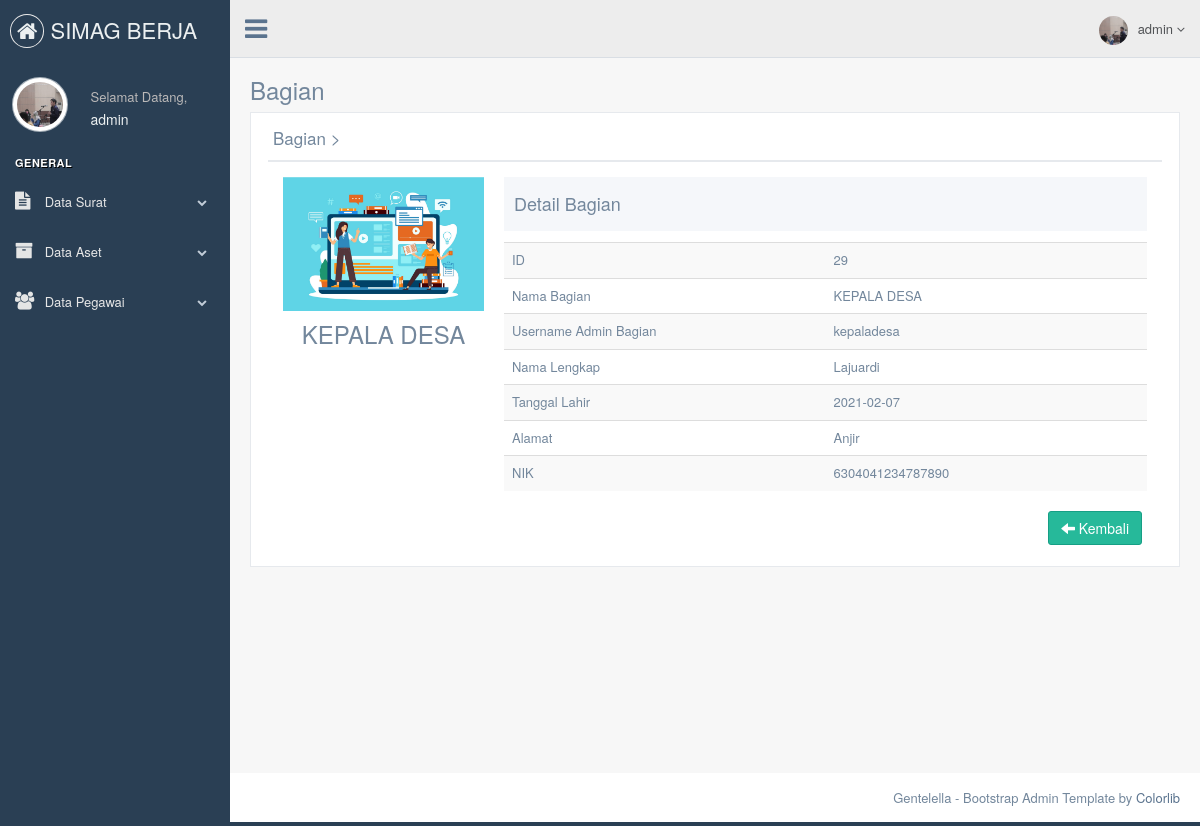
Page /admin/detail-bagian.php?id_bagian=29 (signed in) on the committed database.
### tables this page shows
CREATE TABLE `tb_bagian` (
  `id_bagian` int(11) NOT NULL,
  `nama_bagian` varchar(120) NOT NULL,
  `username_admin_bagian` varchar(50) NOT NULL,
  `password_bagian` varchar(50) NOT NULL,
  `nama_lengkap` varchar(70) NOT NULL,
  `tanggal_lahir_bagian` date NOT NULL,
  `alamat` text NOT NULL,
  `nik_bagian` varchar(16) NOT NULL,
  `gambar` varchar(255) NOT NULL
);

### admin/detail-bagian.php (the view, shortened to what this page needs)
<!DOCTYPE html>
<html lang="en">
  <head>
    <link href="../assets/vendors/bootstrap/dist/css/bootstrap.min.css" rel="stylesheet">
    <link href="../assets/vendors/font-awesome/css/font-awesome.min.css" rel="stylesheet">
    <link href="../assets/vendors/nprogress/nprogress.css" rel="stylesheet">
    <link href="../assets/vendors/iCheck/skins/flat/green.css" rel="stylesheet">
    <link href="../assets/vendors/google-code-prettify/bin/prettify.min.css" rel="stylesheet">
    <link href="../assets/vendors/select2/dist/css/select2.min.css" rel="stylesheet">
    <link href="../assets/vendors/switchery/dist/switchery.min.css" rel="stylesheet">
    <link href="../assets/vendors/bootstrap-daterangepicker/daterangepicker.css" rel="stylesheet">
    <link href="../assets/vendors/bootstrap-datetimepicker/build/css/bootstrap-datetimepicker.css" rel="stylesheet">
    <link href="../assets/vendors/starrr/dist/starrr.css" rel="stylesheet">
    <link href="../assets/vendors/bootstrap-daterangepicker/daterangepicker.css" rel="stylesheet">
    <link href="../assets/build/css/custom.min.css" rel="stylesheet">
  </head>
  <body class="nav-md">
    <div class="container body">
      <div class="main_container">
        <?php
        include("sidebarmenu.php");
        ?>
        <?php
        include("header.php");
        ?>
        <div class="right_col" role="main">
          <div class="">
            <div class="page-title">
              <div class="title_left">
                <h3>Bagian</h3>
              </div>
            </div>
            <div class="clearfix"></div>
            <div class="row">
              <div class="col-md-12 col-sm-12 col-xs-12">
                <div class="x_panel">
                  <div class="x_title">
                    <h2>Bagian ><small>Detail Bagian</small></h2>
                    <div class="clearfix"></div>
                  </div>
                  <?php include '../koneksi/koneksi.php';
                     $id			= mysqli_real_escape_string($db,$_GET['id_bagian']);
                     $sql  		= "SELECT * FROM tb_bagian where id_bagian='".$id."'";
                     $query  	= mysqli_query($db, $sql);
                     $data 		= mysqli_fetch_array($query);?>
                  <div class="x_content">
                    <div class="col-md-3 col-sm-3 col-xs-12 profile_left">
                      <div class="profile_img">
                        <div id="crop-avatar">
                          <img class="img-responsive avatar-view" src="../bagian/images/<?php echo $data['gambar'];?>" alt="Avatar">
                        </div>
                      </div>
                      <h3 align="center"><?php echo $data['nama_bagian']?></h3>
                      <br />
                    </div>
                    <div class="col-md-9 col-sm-9 col-xs-12">
                      <div class="profile_title">
                        <div class="col-md-6">
                          <h2>Detail Bagian </h2>
                        </div>
                      </div>
                      <div class="x_content">
                    </div>
                    <table class="table table-striped">
                      <tbody>
                        <tr>
                          <td width="50%">ID</td>
                          <td><?php echo $data['id_bagian']?></td>
                        </tr>
                        <tr>
                          <td>Nama Bagian</td>
                          <td><?php echo $data['nama_bagian']?></td>
                        </tr>
                        <tr>
                          <td>Username Admin Bagian</td>
                          <td><?php echo $data['username_admin_bagian']?></td>
                        </tr>
                        <tr>
                          <td>Nama Lengkap</td>
                          <td><?php echo $data['nama_lengkap']?></td>
                        </tr>
                        <tr>
                          <td>Tanggal Lahir</td>
                          <td><?php echo $data['tanggal_lahir_bagian']?></td>
                        </tr>
                        <tr>
                          <td>Alamat</td>
                          <td><?php echo $data['alamat']?></td>
                        </tr>
                           <tr>
                          <td>NIK</td>
                          <td><?php echo $data['nik_bagian']?></td>
                        </tr>
                      </tbody>
                    </table>
                    <div class="text-right">
                   <a href="databagian.php" class="btn btn-success"><span class="glyphicon glyphicon-arrow-left"></span> Kembali</a></div>
                  </div>
                    </div>
                  </div>
                </div>
              </div>
            </div>
          </div>
        </div>
        <footer>
          <div class="pull-right">
            Gentelella - Bootstrap Admin Template by <a href="https://colorlib.com">Colorlib</a>
          </div>
          <div class="clearfix"></div>
        </footer>
      </div>
  </body>
</html>

### admin/sidebarmenu.php (shortened to what this page needs)
<?php
	 include '../koneksi/koneksi.php';
			$sql  		= "SELECT * FROM tb_admin where id_admin='".$_SESSION['id']."'";
			$query  	= mysqli_query($db, $sql);
			$data 		= mysqli_fetch_array($query);
?>
        <div class="col-md-3 left_col">
          <div class="left_col scroll-view">
            <div class="navbar nav_title" style="border: 0; background-colour : #20c997;">
              <a href="index.php" class="site_title"><i class="fa fa-home"></i> <span> SIMAG BERJA</span></a>
            </div>
            <div class="profile clearfix">
              <div class="profile_pic">
                <img src="images/<?php echo $data['gambar']; ?>" height="55" width="55" alt="" class="img-circle profile_img">
              </div>
              <div class="profile_info">
                <span>Selamat Datang,</span>
                <h2><?php echo $_SESSION['nama'];?></h2>
              </div>
            </div>
            <br />
            <div id="sidebar-menu" class="main_menu_side hidden-print main_menu">
              <div class="menu_section">
                <h3>General</h3>
                <ul class="nav side-menu">
                  <li><a><i class="fa fa-file-text"></i> Data Surat <span class="fa fa-chevron-down"></span></a>
                  </li>
                  <li><a><i class="fa fa-archive"></i> Data Aset <span class="fa fa-chevron-down"></span></a>
                  </li>
                  <li><a><i class="fa fa-users"></i> Data Pegawai <span class="fa fa-chevron-down"></span></a>
                  </li>
                </ul>
              </div>
            </div>
          </div>
        </div>

### admin/header.php (shortened to what this page needs)
<?php
include '../koneksi/koneksi.php';
$sql  		= "SELECT * FROM tb_admin where id_admin='".$_SESSION['id']."'";
$query  	= mysqli_query($db, $sql);
$data 		= mysqli_fetch_array($query);
?>
        <div class="top_nav">
          <div class="nav_menu" style="background-colour : dogeblue;">
            <nav>
              <div class="nav toggle">
                <a id="menu_toggle"><i class="fa fa-bars"></i></a>
              </div>
              <ul class="nav navbar-nav navbar-right">
                <li class="">
                  <a href="javascript:;" class="user-profile dropdown-toggle" data-toggle="dropdown" aria-expanded="false">
                    <img src="images/<?php echo $data['gambar']; ?>" alt=""><?php echo $_SESSION['nama'];?>
                    <span class=" fa fa-angle-down"></span>
                  </a>
                </li>
              </ul>
            </nav>
          </div>
        </div>

### rows in the picture
tb_bagian: gambar (picture), nama_bagian "KEPALA DESA", id_bagian "29", username_admin_bagian "kepaladesa", nama_lengkap "Lajuardi", tanggal_lahir_bagian "2021-02-07", alamat "Anjir", nik_bagian "6304041234787890"

### other values in the picture
$_SESSION['nama'] "admin"
